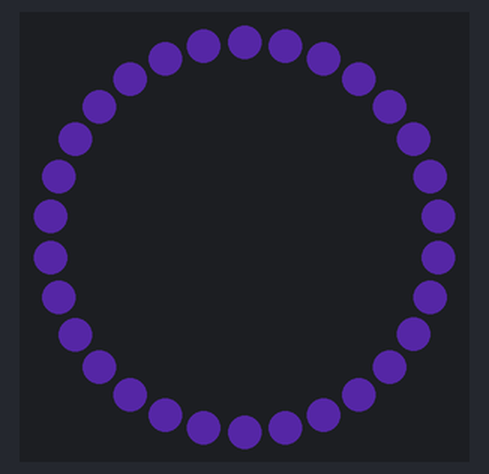
Bench run of a program on a simulated Circuit Playground running CircuitPython. Parts: 30 RGB LEDs in a ring, first at the top, clockwise. Dim RGB values are drawn brighter than linear; random numbers come from a fixed seed.

Above: at 0.1 s.
At 8.1 s:
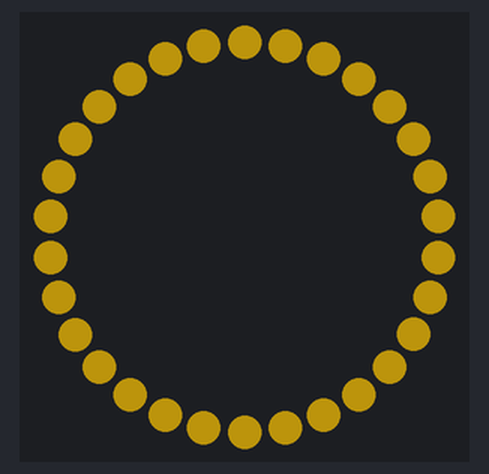
At 11.6 s:
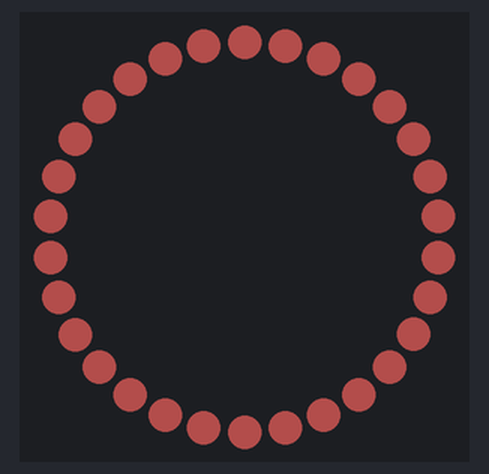
At 19.1 s:
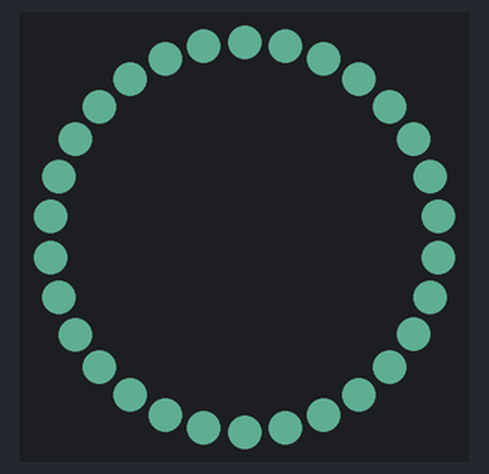
At 28.6 s:
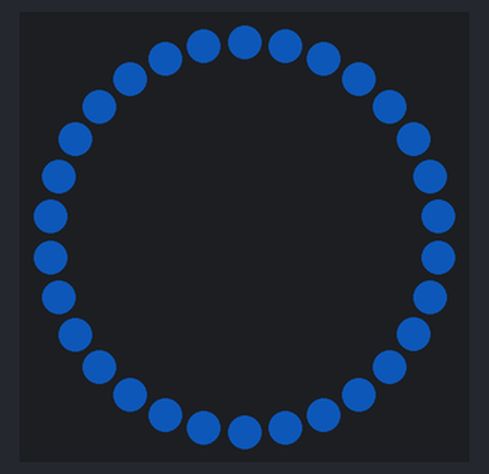
At 38.7 s:
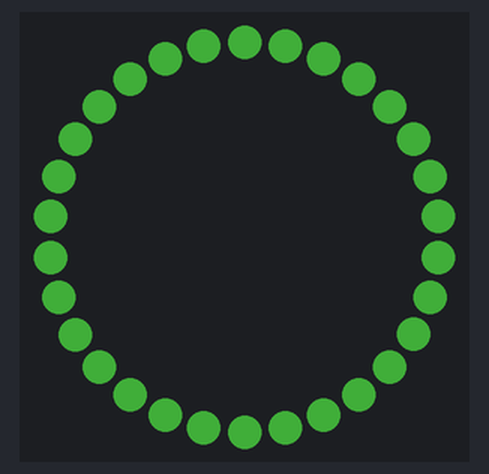

The program:

LightStrip_Example_RandomColor.py
```python
# CircuitPython LightStrip_Example_RandomColor
from adafruit_circuitplayground.express import cpx
import time
import board  # used to set neopixel pin
import neopixel
import random  # you MUST import random to generate random values

# set up neopixel strip clipped to A1 on the CPX
pixel_pin = board.A1  # the strip is connected to A1
num_pixels = 30  # there are 30 lights in the strip
pixels = neopixel.NeoPixel(pixel_pin, num_pixels, brightness=0.3, auto_write=True)

PAUSE_RATE = 0.5 # (one tenth of a second)

while True:
    pixels.fill((random.randrange(256), random.randrange(256), random.randrange(256)))
    time.sleep(PAUSE_RATE)
```

Measured:
- what the display in image 1 shows lasts 0.5 s, from 8.0 s to 8.5 s
